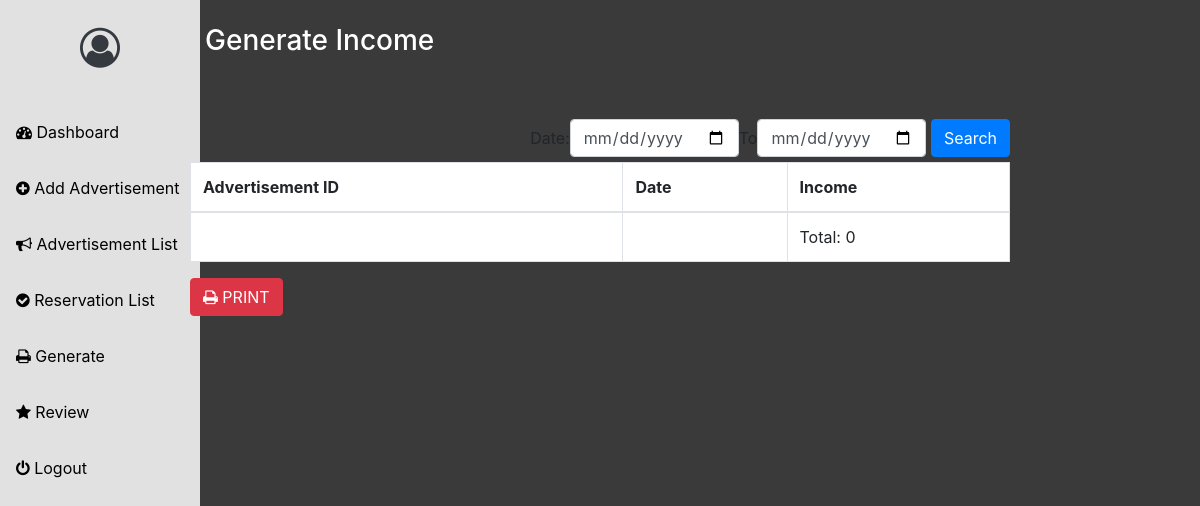
Page /owner/generate.php (signed in) on the earlier database version.
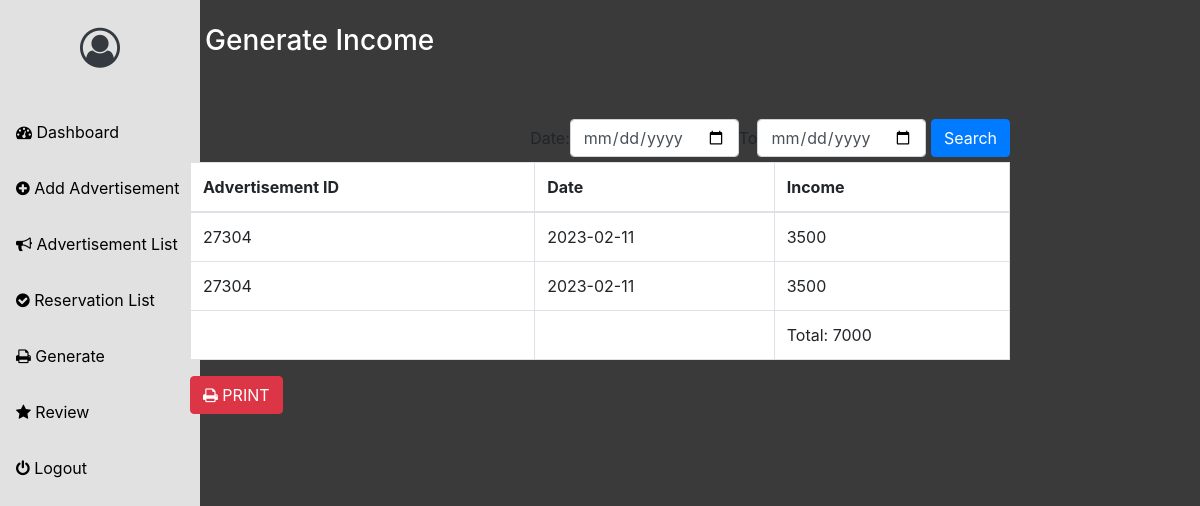
Same page on the later database version.
### tables this page shows
CREATE TABLE `book` (
  `id` int(100) NOT NULL,
  `email` varchar(255) NOT NULL,
  `name` varchar(100) NOT NULL,
  `contact_number` varchar(80) NOT NULL,
  `Address` varchar(80) NOT NULL,
  `landlord_id` varchar(100) NOT NULL,
  `bhouse_id` varchar(100) NOT NULL,
  `status` varchar(80) NOT NULL,
  `reserve` varchar(80) NOT NULL,
  `event` varchar(80) NOT NULL,
  `event_date` varchar(80) NOT NULL,
  `finish` varchar(80) NOT NULL
);

CREATE TABLE `rental` (
  `id` int(100) NOT NULL,
  `rental_id` varchar(1000) NOT NULL,
  `landlord_id` varchar(100) NOT NULL,
  `title` varchar(100) NOT NULL,
  `address` varchar(100) NOT NULL,
  `photo` varchar(1000) NOT NULL,
  `monthly` varchar(1000) NOT NULL,
  `description` varchar(10000) NOT NULL,
  `video` varchar(1000) NOT NULL,
  `type` varchar(100) NOT NULL,
  `status` varchar(80) NOT NULL,
  `date` date NOT NULL,
  `fee` varchar(80) NOT NULL,
  `reserve` varchar(80) NOT NULL,
  `ref` varchar(100) NOT NULL,
  `shot` varchar(200) NOT NULL
);

### owner/session.php (called while the page is built, shortened)
<?php
   $user_check = $_SESSION['login_user'];
   $ses_sql = mysqli_query($dbconnection,"select * from owner where email = '$user_check' ");
   $row = mysqli_fetch_array($ses_sql,MYSQLI_ASSOC);
   $login_session = $row['id'];
?>

### owner/range.php (the view)
<?php
	if(ISSET($_POST['search'])){
		$date1 = date("Y-m-d", strtotime($_POST['date1']));
		$date2 = date("Y-m-d", strtotime($_POST['date2']));
		$query=mysqli_query($dbconnection, "SELECT * FROM `book` WHERE date(`event_date`) BETWEEN '$date1' AND '$date2'") or die(mysqli_error());
		$row=mysqli_num_rows($query);
$total = 0;
		$sql_earn = "SELECT * FROM book WHERE date(`event_date`) BETWEEN '$date1' AND '$date2' AND landlord_id='$login_session' AND finish='yes'";
  $result_earn = mysqli_query($dbconnection,$sql_earn);
  while($row_earn = $result_earn->fetch_assoc()) {
			$result_count_finish = mysqli_query($dbconnection,"SELECT * FROM rental WHERE landlord_id='$login_session'");
    $row_count_finish = mysqli_fetch_array($result_count_finish);
    $total += $row_count_finish['monthly'];
?>
	<tr>
		<td><?php echo $row_count_finish['rental_id']?></td>
		<td><?php echo $row_earn['event_date']?></td>
		<td><?php echo $row_count_finish['monthly']?></td>
	</tr>
<?php } ?>
	<tr>
		<td></td>
		<td></td>
		<td>Total: <?php echo $total; ?></td>
	</tr>
	<?php }else{
$total = 0;
  $sql_earn = "SELECT * FROM book WHERE landlord_id='$login_session' AND finish='yes'";
  $result_earn = mysqli_query($dbconnection,$sql_earn);
  while($row_earn = $result_earn->fetch_assoc()) {
			$result_count_finish = mysqli_query($dbconnection,"SELECT * FROM rental WHERE landlord_id='$login_session'");
    $row_count_finish = mysqli_fetch_array($result_count_finish);
    $total += $row_count_finish['monthly'];
?>
	<tr>
		<td><?php echo $row_count_finish['rental_id']?></td>
		<td><?php echo $row_earn['event_date']?></td>
		<td><?php echo $row_count_finish['monthly']?></td>
	</tr>
<?php } ?>
			<tr>
		<td></td>
		<td></td>
		<td>Total: <?php echo $total; ?></td>
	</tr>
		<?php
	}
?>

Differences in the rows shown:
added book: rental.rental_id "27304", event_date "2023-02-11", rental.monthly "3500"
added book: rental.rental_id "27304", event_date "2023-02-11", rental.monthly "3500"
Other differences:
$total: "0" → "7000"
